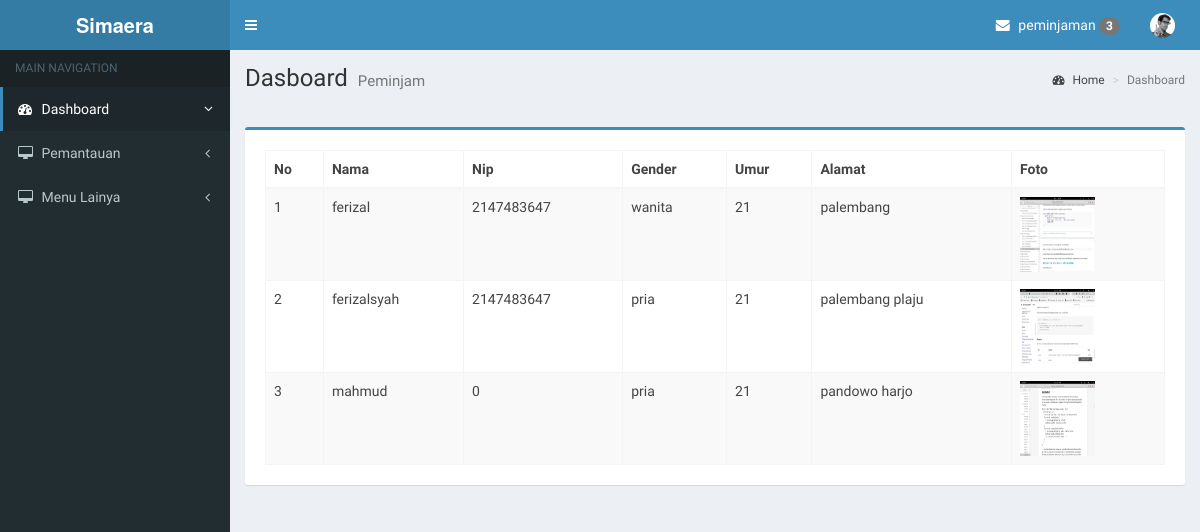
Screenshot of /index.php/pemimpin/pegawai (signed in) with the database file from the repository.
### tables this page shows
CREATE TABLE `publick_users` (
  `id_users_public` int(11) NOT NULL,
  `nip` int(13) NOT NULL,
  `nama_user` varchar(50) NOT NULL,
  `id_gender` int(1) NOT NULL,
  `umur` int(11) NOT NULL,
  `alamat` varchar(50) NOT NULL,
  `foto` varchar(50) NOT NULL
);

CREATE TABLE `gender` (
  `id_gender` int(1) NOT NULL,
  `gender` varchar(10) NOT NULL
);

### application/controllers/pemimpin/Pegawai.php (called while the page is built, shortened)
<?php
class Pegawai extends CI_Controller {
    public function __construct(){
        $this->load->model('Peminjam_model', 'peminjam');
        $this->load->model('Admin_model', 'admin');
        $this->load->helper('url');
    }
    public function index() {
        $isi['content']     = 'pemimpin/pemantauan/pegawai/content';
        $isi['judul']       = 'Dasboard';
        $isi['sub_judul']   = 'Peminjam';
        $isi['datas']        = $this->peminjam->showlistPeminjam()->result();
        $this->load->view('pemimpin/index',$isi);
    }
}

### index.php (called while the page is built, shortened)
<?php
require_once BASEPATH.'core/CodeIgniter.php';

### application/models/Peminjam_model.php (called while the page is built, shortened)
<?php
class Peminjam_model extends CI_Model{
	public function showlistPeminjam() {
		$this->db->select('*')->from('publick_users');
        $this->db->join('gender', 'gender.id_gender=publick_users.id_gender');
		return $this->db->get();
	}
}

### application/views/pemimpin/pemantauan/pegawai/content.php (the view)
<div class="box box-primary">
  <div class="box-header">
      <div class="box-body">
        <table id="example1" class="table table-bordered table-striped">
          <thead>
            <tr>
              <th>No</th>
              <th> Nama</th>
              <th>Nip</th>
              <th> Gender </th>
              <th> Umur</th>
              <th>Alamat</th>
              <th>Foto </th>
            </tr>
          </thead>
          <tbody>
          <?php
          $no = 1;
          foreach ($datas as $row) {
        ?>
          <tr>
            <td><?php echo $no; ?></td>
            <td><?php echo $row->nama_user;?></td>
            <td><?php echo $row->nip;?></td>
            <td><?php echo $row->gender;?></td>
            <td><?php echo $row->umur;?></td>
            <td><?php echo $row->alamat;?></td>
            <td>
              <img src="<?php echo base_url()."assets/upload_foto_image/".$row->foto;?>" alt="" width='75px' height="75px"></td>
    </tr>
    <?php
$no++;
}
?>
</table>
</div>

### rows the page displays
publick_users: nama_user "ferizal", nip "2147483647", id_gender.gender "wanita", umur "21", alamat "palembang", foto (picture)
publick_users: nama_user "ferizalsyah", nip "2147483647", id_gender.gender "pria", umur "21", alamat "palembang plaju", foto (picture)
publick_users: nama_user "mahmud", nip "0", id_gender.gender "pria", umur "21", alamat "pandowo harjo", foto (picture)

### other values shown
$this->admin->bridge_info() "3"
$judul "Dasboard"
$sub_judul "Peminjam"
